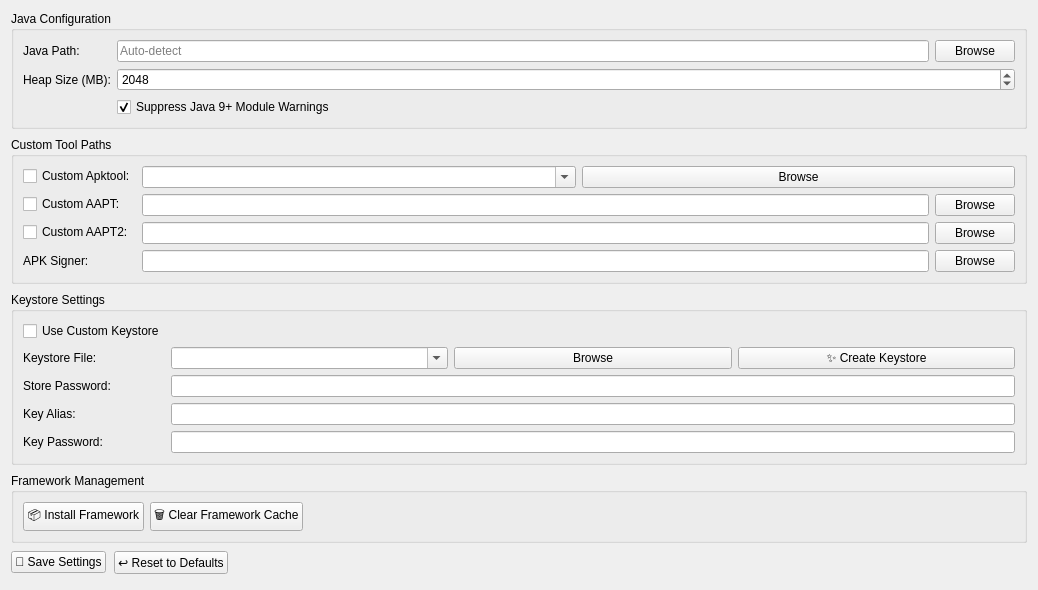
          <widget class="QWidget" name="scrollContents">
           <property name="geometry">
            <rect>
             <x>0</x>
             <y>0</y>
             <width>1038</width>
             <height>590</height>
            </rect>
           </property>
           <layout class="QVBoxLayout" name="settingsContentLayout">
            <property name="spacing">
             <number>8</number>
            </property>
            <item>
             <widget class="QGroupBox" name="grpJavaSettings">
              <property name="title">
               <string>Java Configuration</string>
              </property>
              <layout class="QFormLayout" name="javaLayout">
               <item row="0" column="0">
                <widget class="QLabel" name="lblJava1">
                 <property name="text">
                  <string>Java Path:</string>
                 </property>
                </widget>
               </item>
               <item row="0" column="1">
                <layout class="QHBoxLayout" name="javaHLayout1">
                 <item>
                  <widget class="QLineEdit" name="leJavaPath">
                   <property name="placeholderText">
                    <string>Auto-detect</string>
                   </property>
                  </widget>
                 </item>
                 <item>
                  <widget class="QPushButton" name="btnBrowseJavaPath">
                   <property name="text">
                    <string>Browse</string>
                   </property>
                  </widget>
                 </item>
                </layout>
               </item>
               <item row="1" column="0">
                <widget class="QLabel" name="lblJava2">
                 <property name="text">
                  <string>Heap Size (MB):</string>
                 </property>
                </widget>
               </item>
               <item row="1" column="1">
                <widget class="QSpinBox" name="spnHeapSize">
                 <property name="minimum">
                  <number>256</number>
                 </property>
                 <property name="maximum">
                  <number>16384</number>
                 </property>
                 <property name="value">
                  <number>2048</number>
                 </property>
                </widget>
               </item>
               <item row="2" column="1">
                <widget class="QCheckBox" name="chkSuppressJavaWarn">
                 <property name="text">
                  <string>Suppress Java 9+ Module Warnings</string>
                 </property>
                 <property name="checked">
                  <bool>true</bool>
                 </property>
                </widget>
               </item>
              </layout>
             </widget>
            </item>
            <item>
             <widget class="QGroupBox" name="grpCustomTools">
              <property name="title">
               <string>Custom Tool Paths</string>
              </property>
              <layout class="QFormLayout" name="customToolsLayout">
               <item row="0" column="0">
                <widget class="QCheckBox" name="chkUseCustomApktool">
                 <property name="text">
                  <string>Custom Apktool:</string>
                 </property>
                </widget>
               </item>
               <item row="0" column="1">
                <layout class="QHBoxLayout" name="toolsHLayout1">
                 <item>
                  <widget class="QComboBox" name="cmbCustomApktool">
                   <property name="editable">
                    <bool>true</bool>
                   </property>
                  </widget>
                 </item>
                 <item>
                  <widget class="QPushButton" name="btnBrowseApktool">
                   <property name="text">
                    <string>Browse</string>
                   </property>
                  </widget>
                 </item>
                </layout>
               </item>
               <item row="1" column="0">
                <widget class="QCheckBox" name="chkUseCustomAapt">
                 <property name="text">
                  <string>Custom AAPT:</string>
                 </property>
                </widget>
               </item>
               <item row="1" column="1">
                <layout class="QHBoxLayout" name="toolsHLayout2">
                 <item>
                  <widget class="QLineEdit" name="leCustomAaptPath"/>
                 </item>
                 <item>
                  <widget class="QPushButton" name="btnBrowseAapt">
                   <property name="text">
                    <string>Browse</string>
                   </property>
                  </widget>
                 </item>
                </layout>
               </item>
               <item row="2" column="0">
                <widget class="QCheckBox" name="chkUseCustomAapt2">
                 <property name="text">
                  <string>Custom AAPT2:</string>
                 </property>
                </widget>
               </item>
               <item row="2" column="1">
                <layout class="QHBoxLayout" name="toolsHLayout3">
                 <item>
                  <widget class="QLineEdit" name="leCustomAapt2Path"/>
                 </item>
                 <item>
                  <widget class="QPushButton" name="btnBrowseAapt2">
                   <property name="text">
                    <string>Browse</string>
                   </property>
                  </widget>
                 </item>
                </layout>
               </item>
               <item row="3" column="0">
                <widget class="QLabel" name="lblCustomTools1">
                 <property name="text">
                  <string>APK Signer:</string>
                 </property>
                </widget>
               </item>
               <item row="3" column="1">
                <layout class="QHBoxLayout" name="toolsHLayout4">
                 <item>
                  <widget class="QLineEdit" name="leApksignerPath"/>
                 </item>
                 <item>
                  <widget class="QPushButton" name="btnBrowseApksigner">
                   <property name="text">
                    <string>Browse</string>
                   </property>
                  </widget>
                 </item>
                </layout>
               </item>
              </layout>
             </widget>
            </item>
            <item>
             <widget class="QGroupBox" name="grpKeystore">
              <property name="title">
               <string>Keystore Settings</string>
              </property>
              <layout class="QFormLayout" name="keystoreLayout">
               <item row="0" column="0">
                <widget class="QCheckBox" name="chkUseCustomKeystore">
                 <property name="text">
                  <string>Use Custom Keystore</string>
                 </property>
                </widget>
               </item>
               <item row="1" column="0">
                <widget class="QLabel" name="lblKeystore1">
                 <property name="text">
                  <string>Keystore File:</string>
                 </property>
                </widget>
               </item>
               <item row="1" column="1">
                <layout class="QHBoxLayout" name="keystoreHLayout">
                 <item>
                  <widget class="QComboBox" name="cmbKeystorePath">
                   <property name="editable">
                    <bool>true</bool>
                   </property>
                  </widget>
                 </item>
                 <item>
                  <widget class="QPushButton" name="btnBrowseKeystore">
                   <property name="text">
                    <string>Browse</string>
                   </property>
                  </widget>
                 </item>
                 <item>
                  <widget class="QPushButton" name="btnCreateKeystore">
                   <property name="text">
                    <string>✨ Create Keystore</string>
                   </property>
                  </widget>
                 </item>
                </layout>
               </item>
               <item row="2" column="0">
                <widget class="QLabel" name="lblKeystore2">
                 <property name="text">
                  <string>Store Password:</string>
                 </property>
                </widget>
               </item>
               <item row="2" column="1">
                <widget class="QLineEdit" name="leKeystorePass">
                 <property name="echoMode">
                  <enum>QLineEdit::Password</enum>
                 </property>
                </widget>
               </item>
               <item row="3" column="0">
                <widget class="QLabel" name="lblKeystore3">
                 <property name="text">
                  <string>Key Alias:</string>
                 </property>
                </widget>
               </item>
               <item row="3" column="1">
                <widget class="QLineEdit" name="leKeyAlias"/>
               </item>
               <item row="4" column="0">
                <widget class="QLabel" name="lblKeystore4">
                 <property name="text">
                  <string>Key Password:</string>
                 </property>
                </widget>
               </item>
               <item row="4" column="1">
                <widget class="QLineEdit" name="leKeyPass">
                 <property name="echoMode">
                  <enum>QLineEdit::Password</enum>
                 </property>
                </widget>
               </item>
              </layout>
             </widget>
            </item>
            <item>
             <widget class="QGroupBox" name="grpFramework">
              <property name="title">
               <string>Framework Management</string>
              </property>
              <layout class="QHBoxLayout" name="frameworkHLayout">
               <item>
                <widget class="QPushButton" name="btnInstallFramework">
                 <property name="text">
                  <string>📦 Install Framework</string>
                 </property>
                </widget>
               </item>
               <item>
                <widget class="QPushButton" name="btnClearFramework">
                 <property name="text">
                  <string>🗑 Clear Framework Cache</string>
                 </property>
                </widget>
               </item>
               <item>
                <spacer name="frameworkSpacer">
                 <property name="orientation">
                  <enum>Qt::Horizontal</enum>
                 </property>
                 <property name="sizeHint" stdset="0">
                  <size>
                   <width>0</width>
                   <height>0</height>
                  </size>
                 </property>
                </spacer>
               </item>
              </layout>
             </widget>
            </item>
            <item>
             <layout class="QHBoxLayout" name="settingsActionLayout">
              <item>
               <widget class="QPushButton" name="btnSaveSettings">
                <property name="text">
                 <string>💾 Save Settings</string>
                </property>
               </widget>
              </item>
              <item>
               <widget class="QPushButton" name="btnResetSettings">
                <property name="text">
                 <string>↩ Reset to Defaults</string>
                </property>
               </widget>
              </item>
              <item>
               <spacer name="settingsActionSpacer">
                <property name="orientation">
                 <enum>Qt::Horizontal</enum>
                </property>
                <property name="sizeHint" stdset="0">
                 <size>
                  <width>0</width>
                  <height>0</height>
                 </size>
                </property>
               </spacer>
              </item>
             </layout>
            </item>
            <item>
             <spacer name="settingsVSpacer">
              <property name="orientation">
               <enum>Qt::Vertical</enum>
              </property>
              <property name="sizeHint" stdset="0">
               <size>
                <width>0</width>
                <height>0</height>
               </size>
              </property>
             </spacer>
            </item>
           </layout>
          </widget>
